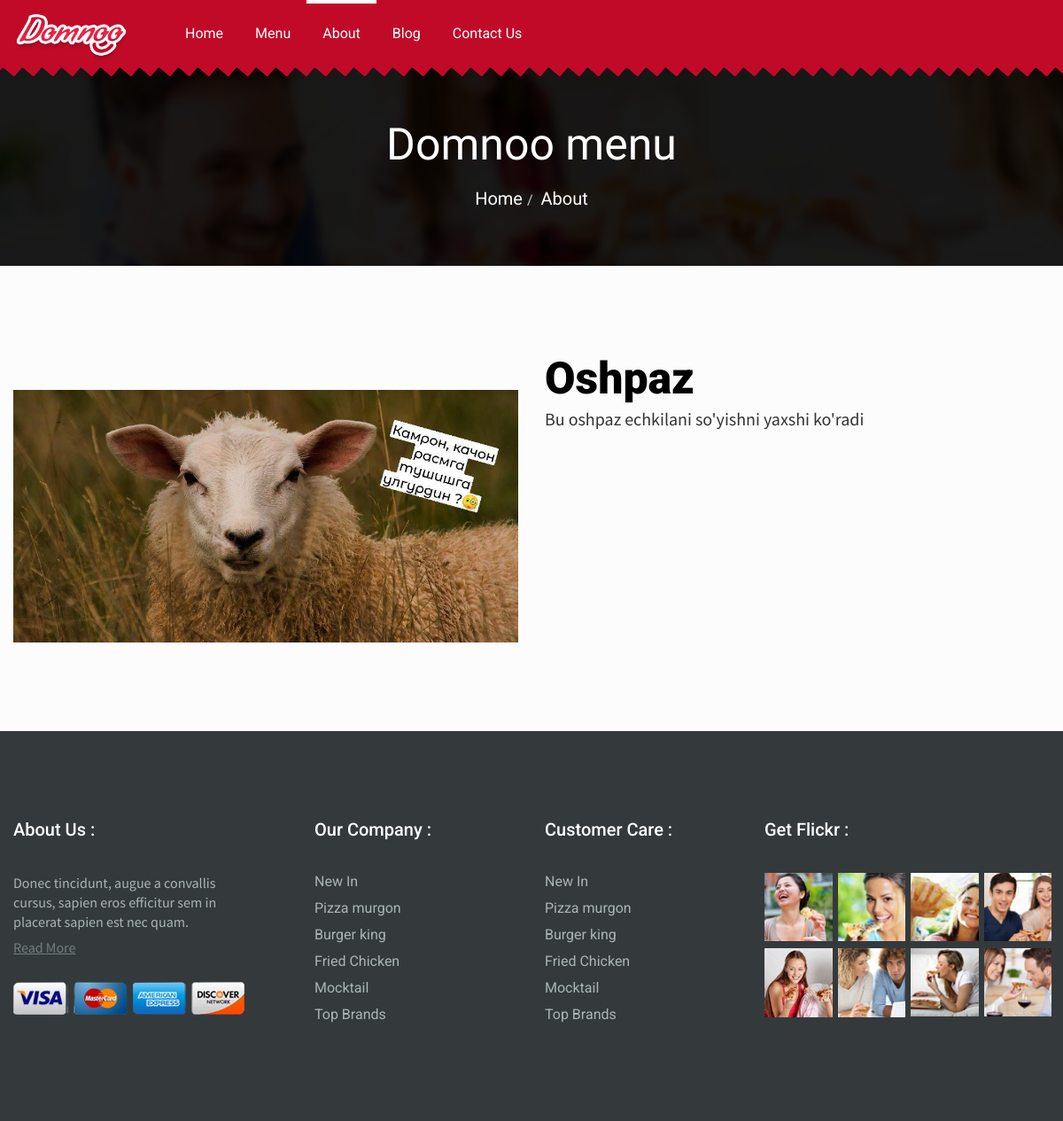
Page /chef/2 on the committed database.
### home/models.py (models this page shows, shortened)
class Chef(models.Model):
    title = models.CharField(max_length=20)
    image = models.ImageField(blank=True, upload_to='images/')
    description = models.TextField(blank=True)

### home/views.py (the view)
# urls.py: path('chef/<int:id>', views.chef, name='chef'),
def chef(request, id):
    category = Category.objects.all()
    chefs = Chef.objects.get(pk=id)
    context = {
        'chefs': chefs,
        'category': category
    }
    return render(request, 'chef.html', context)

### home/templates/chef.html (shortened to what this page needs)
{% load static %}
<!DOCTYPE html>
<html lang="en">
<head>
    <link rel="stylesheet" href="{% static 'css/bootstrap.min.css'%}">
    <link rel="stylesheet" href="{% static 'css/style.css'%}">
    <link rel="stylesheet" href="{% static 'css/colors.css'%}" id="ui-theme-color">
    <link rel="stylesheet" href="{% static 'css/responsive.css'%}">
</head>
<body>
	<div id="wrapper">
		<header class="new-block main-header">
			<div class="main-nav new-block">
				<div class="container-fluid">
					<div class="row">
						<div class="col-lg-12">
							<div class="logo">
								<a href="{% url 'home'%}"><img src="{% static 'images/logo.png' %}" alt="logo" class="img-responsive"></a>
							</div>
							<nav class="nav">
								<ul class="list-unstyled">
									<li class="drop"><a href="{% url 'home'%}">Home</a></li>
									<li class="drop"><a href="#">Menu</a>
                                    </li>
                                    <li class="active"><a href="{% url 'about' %}">About</a></li>
									<li class="drop"><a href="{% url 'blog'%}">Blog</a></li>
                                    <li><a href="{% url 'contact'%}">Contact Us</a></li>
                                </ul>
							</nav>
                        </div>
					</div>
				</div>
			</div>
		</header>
		<section class="page-info new-block">
			<div class="fixed-bg" style="background: url('{% static 'images/info-bg.jpg'%}');"></div>
			<div class="overlay"></div>
			<div class="container">
				<h2>Domnoo menu</h2>
				<ol class="breadcrumb">
				  <li class="breadcrumb-item"><a href="{% url 'home' %}">Home</a></li>
				  <li class="breadcrumb-item active"><a href="{% url 'about' %}">About</a></li>
				</ol>
			</div>
		</section>
		<section class="about-product new-block">
			<div class="container">
				<div class="row">
					<div class="col-lg-6 col-md-6">
						<div class="img-holder">
							<img src="{{ chefs.image.url }}" alt="" class="img-responsive">
						</div>
					</div>
					<div class="col-lg-6 col-md-6">
						<div class="block-stl6">
							<h2>{{ chefs.title }}</h2>
                            <p>{{ chefs.description }}</p>
						</div>
					</div>
				</div>
			</div>
		</section>
        <footer class="main-footer new-block">
			<div class="container">
				<div class="row">
					<div class="col-lg-3 col-md-3 col-sm-12 col-xs-12">
						<div class="footer-head">
							<h3>About Us :</h3>
						</div>
						<div class="footer-content">
							<p>Donec tincidunt, augue a convallis cursus, sapien eros efficitur sem in placerat sapien est nec quam.</p>
							<a href="#" class="link">Read More</a>
							<ul class="list-unstyled card-block">
								<li><a href="#"><img src="{% static 'images/crt1.png'%}" alt=""></a></li>
								<li><a href="#"><img src="{% static 'images/crt2.png'%}" alt=""></a></li>
								<li><a href="#"><img src="{% static 'images/crt3.png'%}" alt=""></a></li>
								<li><a href="#"><img src="{% static 'images/crt4.png'%}" alt=""></a></li>
							</ul>
						</div>
					</div>
					<div class="col-lg-3 col-md-3 col-sm-4 col-xs-12">
						<div class="our-company">
							<div class="footer-head">
								<h3>Our Company :</h3>
							</div>
							<div class="footer-content">
								<ul class="list-unstyled">
									<li><a href="#">New In</a></li>
									<li><a href="#">Pizza murgon</a></li>
									<li><a href="#">Burger king</a></li>
									<li><a href="#">Fried Chicken</a></li>
									<li><a href="#">Mocktail</a></li>
									<li><a href="#">Top Brands</a></li>
								</ul>
							</div>
						</div>
					</div>
					<div class="col-lg-2 col-md-2 col-sm-4 col-xs-12">
						<div class="footer-head">
							<h3>Customer Care :</h3>
						</div>
						<div class="footer-content">
							<ul class="list-unstyled">
								<li><a href="#">New In</a></li>
								<li><a href="#">Pizza murgon</a></li>
								<li><a href="#">Burger king</a></li>
								<li><a href="#">Fried Chicken</a></li>
								<li><a href="#">Mocktail</a></li>
								<li><a href="#">Top Brands</a></li>
							</ul>
						</div>
					</div>
					<div class="col-lg-4 col-md-4 col-sm-4 col-xs-12">
						<div class="flickr">
							<div class="footer-head">
								<h3>Get Flickr :</h3>
							</div>
							<div class="footer-content">
								<ul class="list-unstyled">
									<li><a href="#"><img src="{% static 'images/Layer-12.jpg' %}" alt="" class="img-responsive"></a></li>
									<li><a href="#"><img src="{% static 'images/Layer-13.jpg' %}" alt="" class="img-responsive"></a></li>
									<li><a href="#"><img src="{% static 'images/Layer-14.jpg' %}" alt="" class="img-responsive"></a></li>
									<li><a href="#"><img src="{% static 'images/Layer-15.jpg' %}" alt="" class="img-responsive"></a></li>
									<li><a href="#"><img src="{% static 'images/Layer-16.png' %}" alt="" class="img-responsive"></a></li>
									<li><a href="#"><img src="{% static 'images/Layer-17.jpg' %}" alt="" class="img-responsive"></a></li>
									<li><a href="#"><img src="{% static 'images/Layer-18.jpg' %}" alt="" class="img-responsive"></a></li>
									<li><a href="#"><img src="{% static 'images/Layer-19.jpg' %}" alt="" class="img-responsive"></a></li>
								</ul>
							</div>
						</div>
					</div>
				</div>
			</div>
		</footer>
	</div>
</body>
</html>

### home/static/css/colors.css (style rules this page uses)
.btn2, .main-nav, .btn1.stl2, .btn1.stl1:hover, .special-offer-block .nav>li>.tab-a:hover:before, .special-offer-block .owl-nav .owl-next:hover i:before, .special-offer-block .owl-nav .owl-prev:hover i:before, .special-offer-block .nav>li>span.active:before, .btn3, .deal-of-day .owl-nav .owl-next:hover, .deal-of-day .owl-nav .owl-prev:hover, .btn4:hover, .copy-right, .filter-tabnav .button-group li span:before, .btn1.stl3:hover, .block-stl10 .btn5:hover, .block-stl11 i:before, .block-stl14 .img-holder .overlay:before, .great-thankful .img-holder:hover:before, .tags li a:hover, .special-offer-block .nav .filterer.active-btn span:before, .special-offer-block .nav .filterer span:before, .deal-of-day .dsCountDown.ds-white, .dsCountDown .ds-element-days, .dsCountDown .ds-element-minutes, .dsCountDown .ds-element-hours, .dsCountDown .ds-element-seconds, .block-stl11:hover, .item-slider2 .owl-nav .owl-prev:hover, .item-slider2 .owl-nav .owl-next:hover, .review_slider .owl-nav .owl-next:hover, .review_slider .owl-nav .owl-prev:hover, .history_slider .owl-nav .owl-next, .history_slider .owl-nav .owl-prev, .history_slider .owl-nav .owl-next:hover,.history_slider .owl-nav .owl-prev:hover, .home2 .nav-right-block ul li .cart-block, .this-month-blog .owl-nav .owl-next:hover, .this-month-blog .owl-nav .owl-prev:hover, .block-stl4 i:before, .fl-btn:before, .pegination-block .pagination>li>a:hover, .home2.main-nav .nav ul li.active:before, .home2.main-nav .nav ul li:before, .bg-single .image-holder li:hover a, .blog-pagination .pagination li a:hover, .blog-info-nav li a:hover, .slick_next.slick-arrow:hover, .slick_prev.slick-arrow:hover, .fastive-season .owl-nav .owl-next:hover, .fastive-season .owl-nav .owl-prev:hover, .main-nav .nav ul li.drop>.drop-down>li>a:hover, .theme-menu button.btn, .theme-menu button.btn:active, .go-to-top { background: #c10a28; }
.main-nav:before { background: url(../images/brd.png); }

### home/static/css/responsive.css (style rules this page uses)
@media (max-width: 1800px) { .main-nav .logo { padding: 25px 0 0 0px; width: 13.2%; } }
@media (max-width: 1800px) { .main-nav .nav { width: 63.3%; } }
@media (max-width: 1800px) { .main-nav .nav ul li a { padding: 50px 18px; } }
@media (max-width: 1800px) { .main-nav:before { width: calc(100% - 10.1%); width: -webkit-calc(100% - 10.1%); width: -moz-calc(100% - 10.1%); } }
@media (max-width: 1600px) { .main-footer { padding: 100px 0 100px; } }
@media (max-width: 1600px) { .main-nav .nav ul li a { padding: 50px 16px; } }
@media (max-width: 1500px) { .main-nav .nav { width: 76.6%; } }
@media (max-width: 1500px) { .main-nav:before { width: calc(100%); width: -webkit-calc(100%); width: -moz-calc(100%); } }
@media (max-width: 1500px) { .main-nav .logo { width: 11.2%; padding: 35px 0 0 0px; } }
@media (max-width: 1200px) { .main-nav .nav { width: auto; padding: 0 0 0 45px; } }
@media (max-width: 1200px) { .main-nav .nav ul li a { font-size: 16px; padding: 30px 18px; } }
@media (max-width: 1200px) { .main-nav .logo { padding: 15px 0 0 0px; } }
@media (max-width: 1200px) { .main-nav:before { width: calc(100% - 0px); width: -webkit-calc(100% - 0px); width: -moz-calc(100% - 0px); } }

### rows in the picture
Chef: image (picture), title "Oshpaz", description "Bu oshpaz echkilani so'yishni yaxshi ko'radi"
